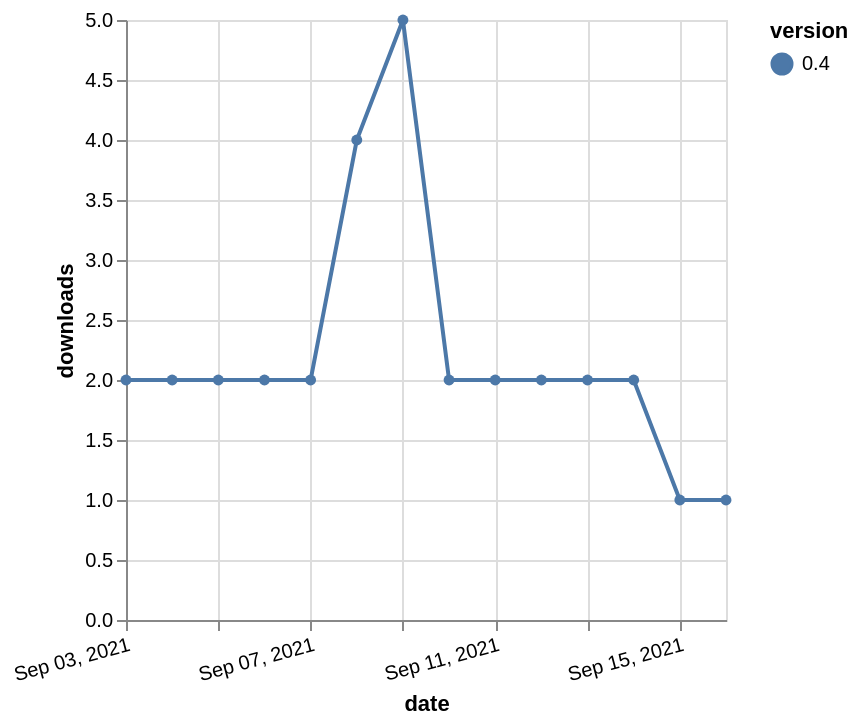

Specify this chart in Vega-Lite:
### Vega-Lite specification from a JSON file in a GitHub repository (floating-point values rounded to 4 significant figures)
{"$schema": "https://vega.github.io/schema/vega-lite/v5.json", "description": "A simple bar chart with embedded data.", "data": {"values": [{"date": "2021-09-03", "total": 3741, "delta": 2, "version": "0.4"}, {"date": "2021-09-04", "total": 3743, "delta": 2, "version": "0.4"}, {"date": "2021-09-05", "total": 3745, "delta": 2, "version": "0.4"}, {"date": "2021-09-06", "total": 3747, "delta": 2, "version": "0.4"}, {"date": "2021-09-07", "total": 3749, "delta": 2, "version": "0.4"}, {"date": "2021-09-08", "total": 3753, "delta": 4, "version": "0.4"}, {"date": "2021-09-09", "total": 3758, "delta": 5, "version": "0.4"}, {"date": "2021-09-10", "total": 3760, "delta": 2, "version": "0.4"}, {"date": "2021-09-11", "total": 3762, "delta": 2, "version": "0.4"}, {"date": "2021-09-12", "total": 3764, "delta": 2, "version": "0.4"}, {"date": "2021-09-13", "total": 3766, "delta": 2, "version": "0.4"}, {"date": "2021-09-14", "total": 3768, "delta": 2, "version": "0.4"}, {"date": "2021-09-15", "total": 3769, "delta": 1, "version": "0.4"}, {"date": "2021-09-16", "total": 3770, "delta": 1, "version": "0.4"}]}, "width": "container", "mark": {"type": "line", "point": {"filled": true}}, "encoding": {"x": {"field": "date", "type": "temporal", "timeUnit": "yearmonthdate", "title": "date", "axis": {"labelAngle": -15}}, "y": {"field": "delta", "type": "quantitative", "title": "downloads"}, "color": {"field": "version", "type": "nominal"}, "tooltip": {"field": "delta"}}}
